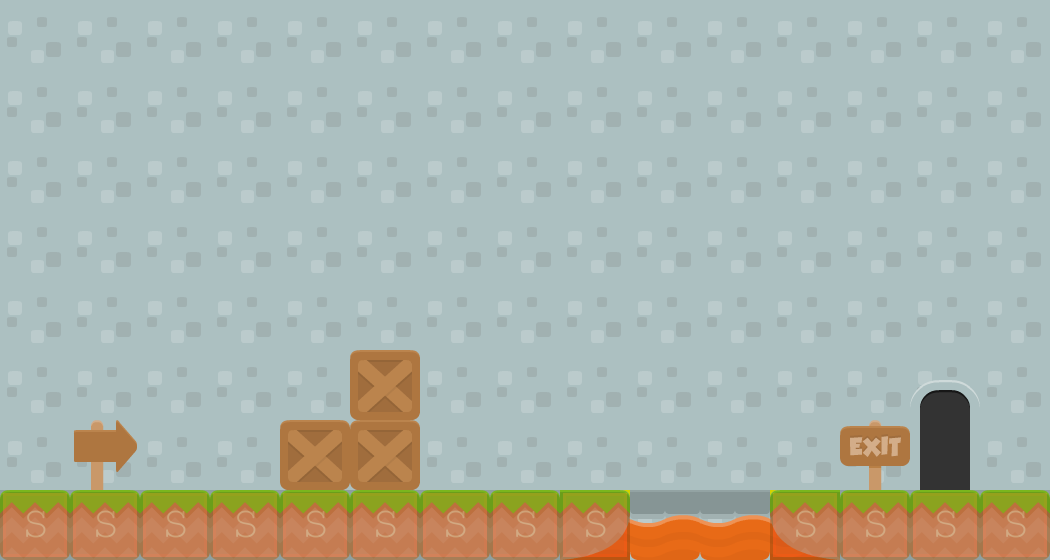

Tiled map render using the project's own tile images. Description and the map definition, with tile-layer contents summarised, below:
An orthogonal 15x8 tile map with 70x70 px tiles, 5 tile layers (background3, background2, background1, collision, ...), 2 tilesets and 1 object (levelTrigger).

<map version="1.0" orientation="orthogonal" renderorder="right-down" width="15" height="8" tilewidth="70" tileheight="70" backgroundcolor="#ffff00">
 <tileset firstgid="1" name="background-tiles" tilewidth="70" tileheight="70">
  <image source="../img/background-tiles.png" width="910" height="910" />
 </tileset>
 <tileset firstgid="170" name="meta-tiles" tilewidth="70" tileheight="70">
  <image source="../img/meta-tiles.png" width="350" height="70" />
  <tile id="4">
   <properties>
    <property name="type" value="solid" />
   </properties>
  </tile>
 </tileset>
 <layer name="background3" width="15" height="8">
  <data>[120 cells, 2 non-empty, 1 distinct tile ids]</data>
 </layer>
 <layer name="background2" width="15" height="8">
  <data>[120 cells, 120 non-empty, 3 distinct tile ids]</data>
 </layer>
 <layer name="background1" width="15" height="8">
  <properties>
   <property name="xSpawn" value="400" />
   <property name="ySpawn" value="0" />
  </properties>
  <data>[120 cells, 17 non-empty, 6 distinct tile ids]</data>
 </layer>
 <layer name="collision" width="15" height="8" opacity="0.17">
  <data>[120 cells, 13 non-empty, 1 distinct tile ids]</data>
 </layer>
 <objectgroup name="trigger-entities">
  <object name="levelTrigger" x="910" y="348" width="66" height="140">
   <properties>
    <property name="level" value="IsauraLevel02" />
   </properties>
  </object>
 </objectgroup>
 <layer name="foreground1" width="15" height="8">
  <data>[120 cells, 5 non-empty, 3 distinct tile ids]</data>
 </layer>
</map>
